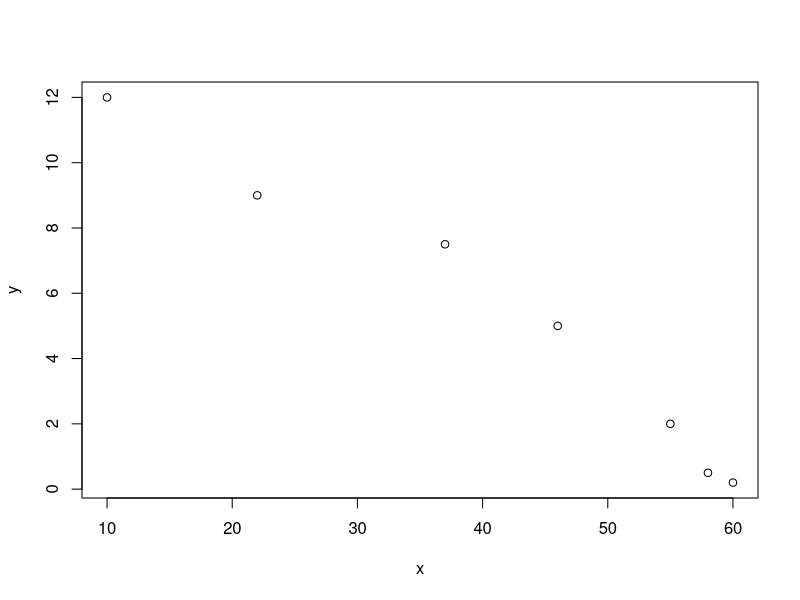
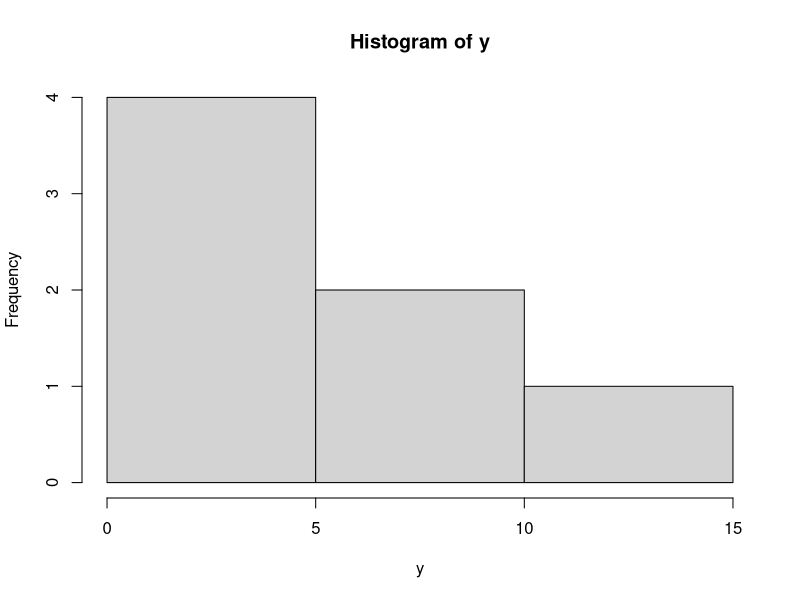
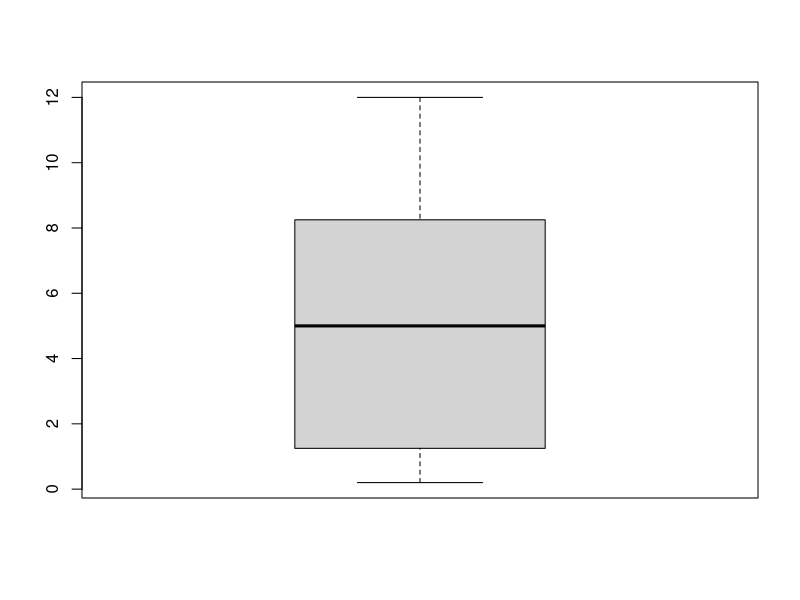
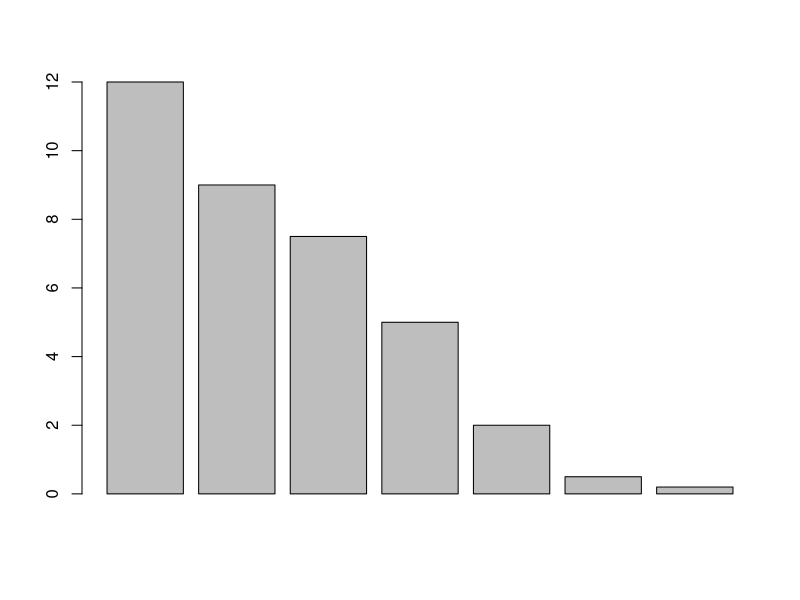
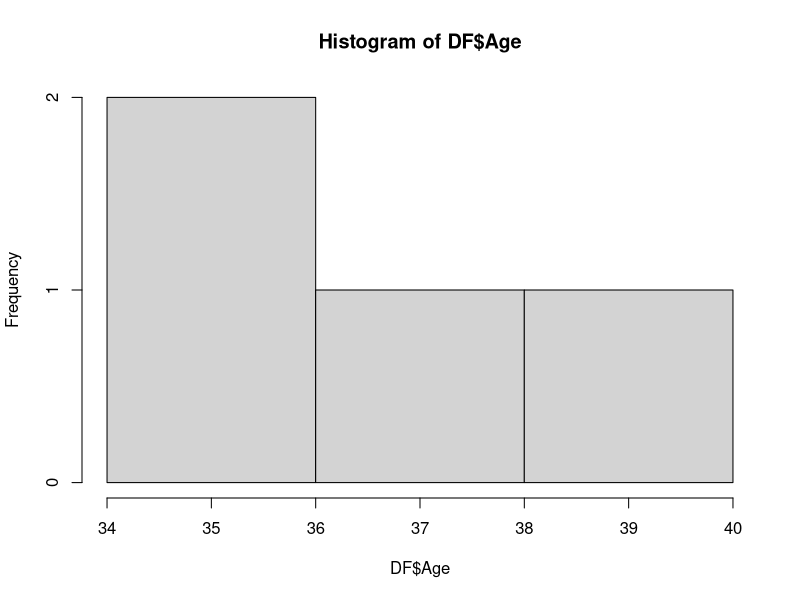

Write R code to recreate these figures, in order.

# R Preiminaries

# 1 Raise 12 to the second power
12^2
12**2
# 2 Find the square root of 169.
169^.5
169**.5
sqrt(169)

# 3 Raise  1/8 to the third power
(1/8)**3         
(1/8)^3
(1/8)*(1/8)*(1/8)

# 4 Evaluate 6 times the difference between between the square of 5 and 3.
6*(5^2 - 3)

# 5 Evaluate log(1000)   (common log,  base 10)
log10(1000)   

# 6 Evaluate ln(1000)    (Natural log,  base e)
log(1000)


# 7 Write all integers 1 to 25 inclusive in ascending order

1:25

# 8 Write all integers 1 to 25 inclusive in descending order

25:1

# 9 Find the sum of all integers 1 to 25. 

sum(1:25)

# 10 Find the mean of all integers 1 to 25. 

mean(1:25)

# 11 Find the median of all integers 1 to 25. 

median(1:25)

# 12 Find the mean, median, and other statistical indicators

summary(1:25)

# 13 Round 7.2557 to the nearest tenth

round(7.2557, digits= 1)


# 14 Round 7.2557 to the nearest thousandths

round(7.2557, digits= 3)

# 15 Divide  16 by 8

16/8

# 16 Divide 1 by 7 and then round the answer t0 the nearest  hundredth (use one line of code)

round((1/7),  digits = 2)

# 17  Find the numerical approximation for pi.   (We should get  3.141593)

pi

#VECTOR  USAGE

# 18  Create a vector to find the mean of a set of numbers.  Find the mean of 17 , 6, 10, 12
x <- c(7,6,10,12)
x

mean(x)


# 19  Create a vector to find the median of a set of numbers.  Find the median of 17 , 6, 10, 12

x <- c(7,6,10,12)
x

median(x)


# 20   Create a vector to find the 1st and third quartiles value of a set of numbers.  
# Find the 1st and 3rd quartiles of the numbers 17 , 6, 10, 12

x <- c(7,6,10,12)
x

summary(x)


# Using R to write a function

# 21  Write a function  to find the area of a square.   ( A =  s^2)

A <- function(s)
{s^2
 return(s^2)
}
# Find the area of a square whose sides are 12 inches
  A(12)


#22  Write a function to find simple interest   (I = prt)
  
  I <- function(p,r,t)
  {p*r*t
    return(p*r*t)
  }
# Find simple interest if $200 is invested at 5% for 2 years.
  I(200,.05, 2)
  
  
#23  Use R code to write a function that calculate a weighted average if chapter exams account for 40% of your grade,
     # homework accounts for 30% of your grade,  classwork accounts for 10% of your grade, and the final exam
     # accounts for 20% of your grade.   (WA  = .40CE + .30HW  +  .10CW + .20FE)
WA <- function(CE,HW,CW,FE)
{.40*CE + .30*HW + .10*CW + .20*FE
  return(.40*CE + .30*HW + .10*CW + .20*FE)
}
# Now find the weighted if a student has a chapter exam average of 80, a homework average of 84, a classwork
# average of 76, and a final exam score of 78.
WA(80,84,76,78)

# STAT 614 only
#Using R to find statistical summary values and to create graphs and plots

x<- c(10,22,37,46,55,58,60)
x

y<-c(12,9,7.5,5,2,.5,.2)
y

plot(x,y)


hist(y)

boxplot(y)

summary(y)

barplot(y)

stem(x, scale = 2)

# Using R code to create a data frame.

# Example  Use R code to create the following data frame

#   Name Age Gender
#1  Bill  34  Male
#2  Anne  37  Female
#3 Frank  40  Male
#4  Mary  36  Female


# Solution

Name  <- c("Bill", "Anne", "Frank", "Mary")
Name
Age <- c(34, 37, 40, 36)
Age
Gender <- c("Male", "Female", "Male", "Female")
Gender

DF <- data.frame(Name, Age, Gender)
DF

# Finding statistical summaries and graphs for a variable of a data frame

#  Find the mean age of the data frame
mean(DF$Age)
#  Find the median age of the data frame
median(DF$Age)
#  Find  multiple statistical summary values for age
summary(DF$Age)

# Create a histogram for the variable AGE of the data frame.

hist(DF$Age)



q()
y
